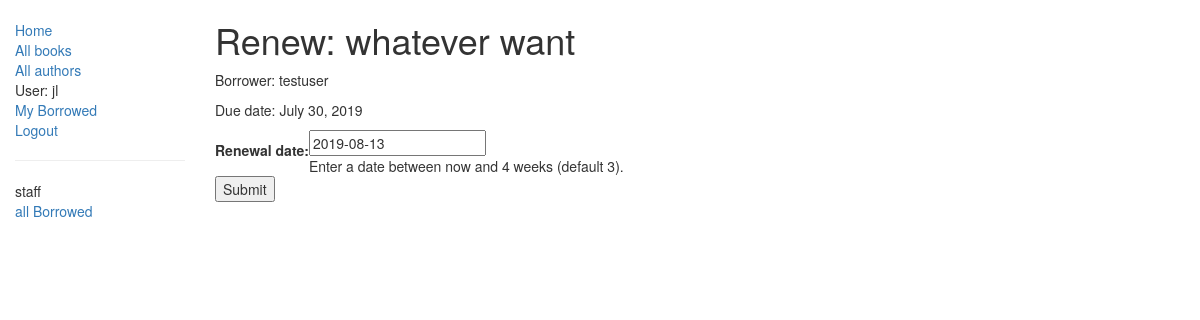
/catalog/book/36ed2393-395f-4c5d-baff-f0bfbcfbb14b/renew/ (signed in), run on an earlier commit of the app's database.
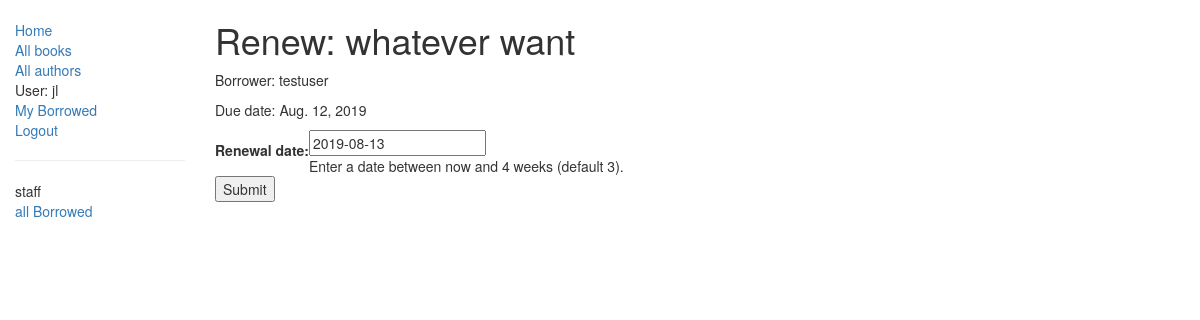
And on a later commit of the database.
### catalog/models.py (models this page shows, shortened)
class BookInstance(models.Model):
    id = models.UUIDField(primary_key=True, default=uuid.uuid4, help_text='Unique ID for this particular book across whole library')
    book = models.ForeignKey('Book', on_delete= models.SET_NULL, null=True)
    imprint = models.CharField(max_length=200)
    due_back = models.DateField(null=True, blank =True)
    borrower = models.ForeignKey(User, on_delete=models.SET_NULL, null =True, blank = True)
    LOAN_STATUS = (
        ('m', 'Maintenance'),
        ('o', 'On loan'),
        ('a', 'Available'),
        ('r', 'Reserved'),
    )
    status = models.CharField(
        max_length =1,
        choices = LOAN_STATUS,
        blank = True,
        default = 'm',
        help_text='Book availability',
    )
    class Meta:
        ordering = ['due_back']
        permissions = (("can_mark_returned","Set book as returned"),)
    @property
    def is_overdue(self):
        if self.due_back and date.today() > self.due_back:
            return True
        return False

class Book(models.Model):
    title = models.CharField(max_length=200)
    author = models.ForeignKey('Author', on_delete=models.SET_NULL, null=True)
    summary = models.TextField(max_length=1000, help_text='Enter a brief description of the book')
    isbn = models.CharField('ISBN',max_length=13, help_text='13 Character <a href="https://www.isbn-international.org/content/what-isbn">ISBN number</a>')
    genre = models.ManyToManyField('Genre', help_text='Select a genre for this book')
    def display_genre(self):
        return ', '.join([ genre.name for genre in self.genre.all()[:3] ])
    display_genre.short_description = 'Genre'

### catalog/views.py (the view)
# urls.py: path('book/<uuid:pk>/renew/', views.renew_book_librarian, name='renew-book-librarian'),
@permission_required('catalog.can_mark_returned')
def renew_book_librarian(request, pk):
    book_inst=get_object_or_404(BookInstance, pk = pk)
    if request.method == 'POST':
        form = RenewBookForm(request.POST)
        if form.is_valid():
            book_inst.due_back = form.cleaned_data['renewal_date']
            book_inst.save()
            return HttpResponseRedirect(reverse('all-borrowed') )
    else:
        proposed_renewal_date = datetime.date.today() + datetime.timedelta(weeks=3)
        form = RenewBookForm(initial={'renewal_date': proposed_renewal_date,})
    return render(request, 'catalog/book_renew_librarian.html', {'form': form, 'bookinst':book_inst})

### catalog/forms.py (shortened to what this page needs)
class RenewBookForm(forms.Form):
    renewal_date = forms.DateField(help_text="Enter a date between now and 4 weeks (default 3).")

### catalog/templates/catalog/book_renew_librarian.html (shortened to what this page needs)
{% extends "base_generic.html" %}
{% block content %}
    <h1>Renew: {{bookinst.book.title}}</h1>
    <p>Borrower: {{bookinst.borrower}}</p>
    <p{% if bookinst.is_overdue %} class="text-danger"{% endif %}>Due date: {{bookinst.due_back}}</p>
    <form action="" method="post">
        <table>
        {{ form }}
        </table>
        <input type="submit" value="Submit" />
    </form>
{% endblock %}

What changed in the data, as far as the page shows it:
changed BookInstance "whatever want": due_back "July 30, 2019" → "Aug. 12, 2019"
